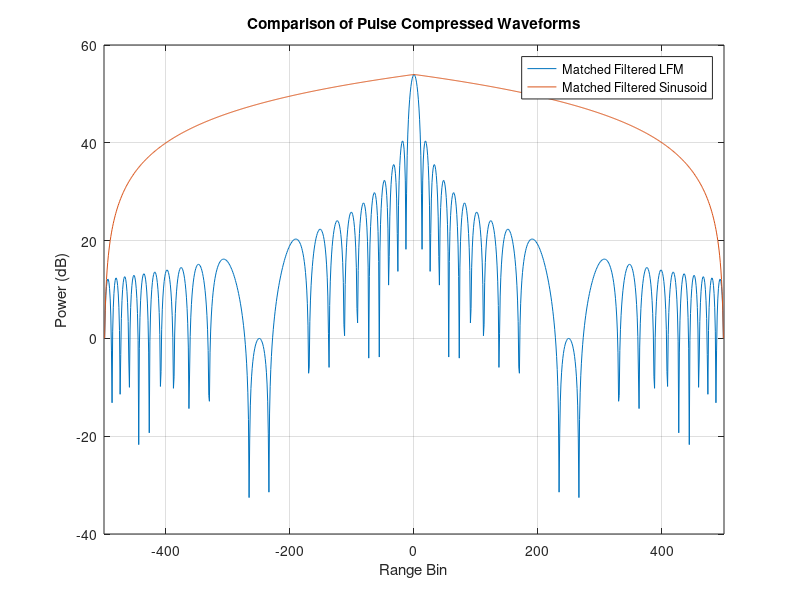
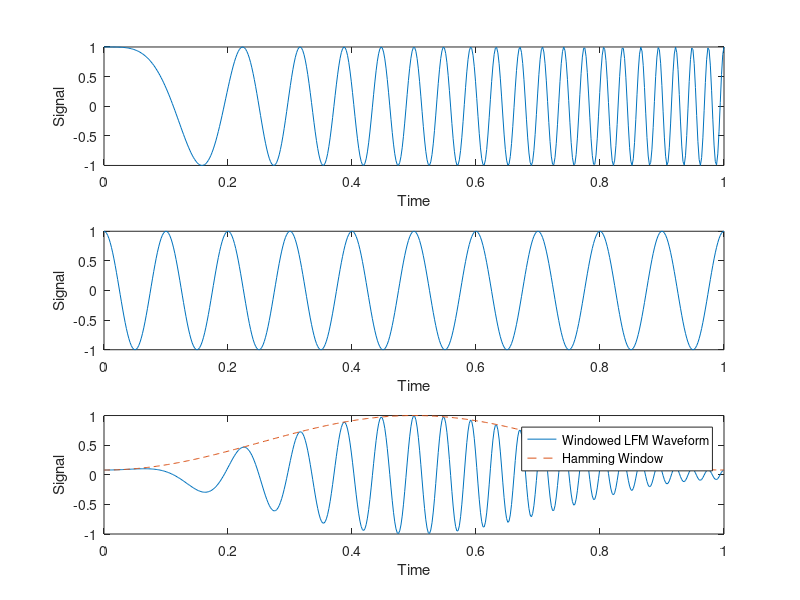

Source code (MATLAB) for these figures, in order: (Note: this script raises an error after producing the figures.)
clear; clc; close all

% generate an LFM and a tone
f1 = -20; f2 = 20;
N = 500;
t  = linspace(0,1,N);
f = (0:N-1)/(t(2)-t(1));
xc = exp(1i*pi*(f2-f1)*t.^2); % LFM
xf = exp(1i*pi*f1*t);         % tone


% calculate the matched filter output for the LFM
[pc_c,lags] =  xcorr(xc);

% plot the results
figure(1); hold off;
plot(lags,20*log10(abs((pc_c))));
hold on;
plot(lags,20*log10(abs(xcorr(xf))))
ylabel('Power (dB)'); xlabel('Range Bin'); xlim([-500 500]); grid on;
legend('Matched Filtered LFM','Matched Filtered Sinusoid', Location='south');
title('Comparison of Pulse Compressed Waveforms')

window = hamming(N).'; % Create a Hamming window of the same size as the signal
xc_windowed = xc .* window; % Apply the window to the LFM signal

figure; subplot(3,1,1)
plot(t, real(xc))
xlabel('Time')
ylabel('Signal')

subplot(3,1,2)
plot(t,real(xf))
xlabel('Time')
ylabel('Signal')

subplot(3,1,3)
plot(t,xc_windowed)
hold on
plot(t,window, '--')
xlabel('Time')
ylabel('Signal')
lgd = legend('Windowed LFM Waveform', 'Hamming Window');
fontsize(lgd,14,'points')
% 
% figure; plot(f, fftshift(abs(fft(xc))))
% figure; plot(f, fftshift(abs(fft(xf))))